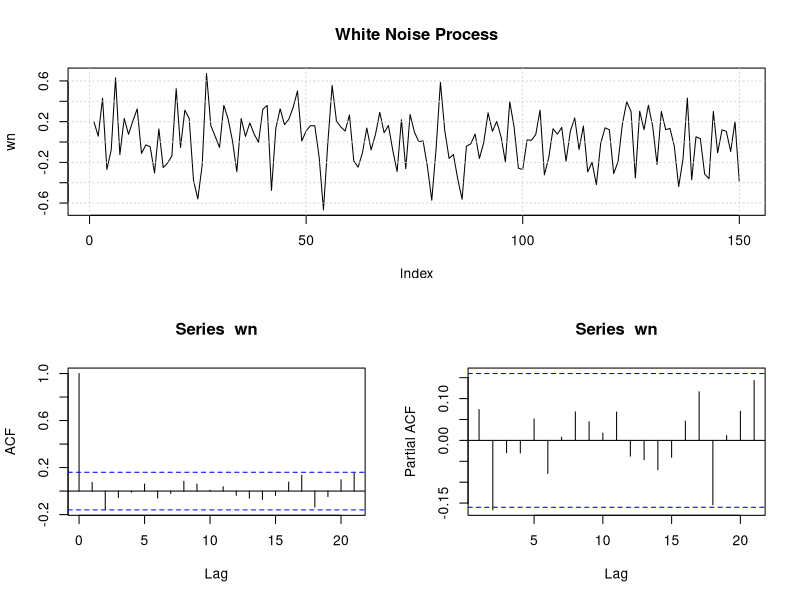
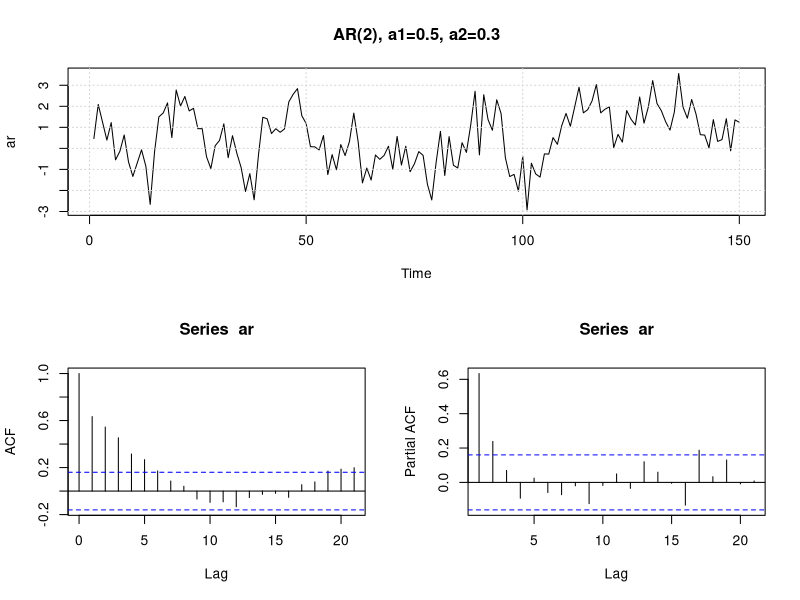
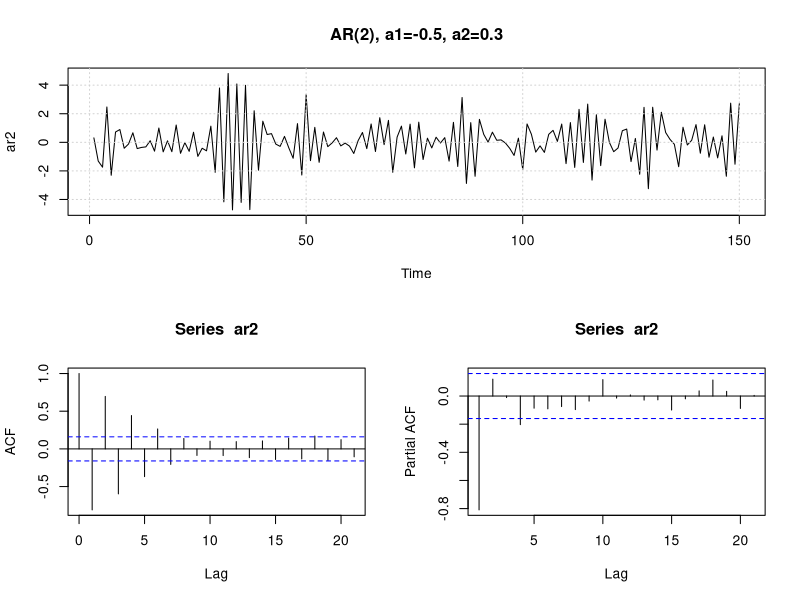
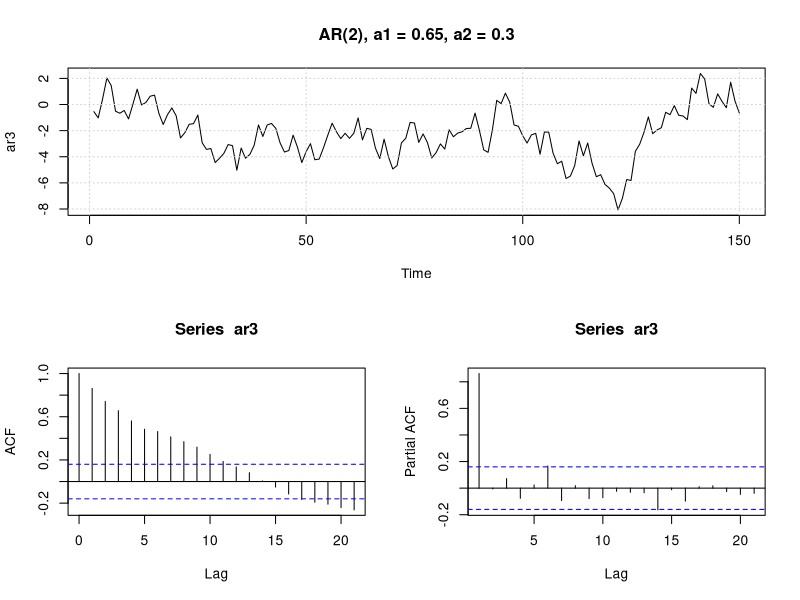
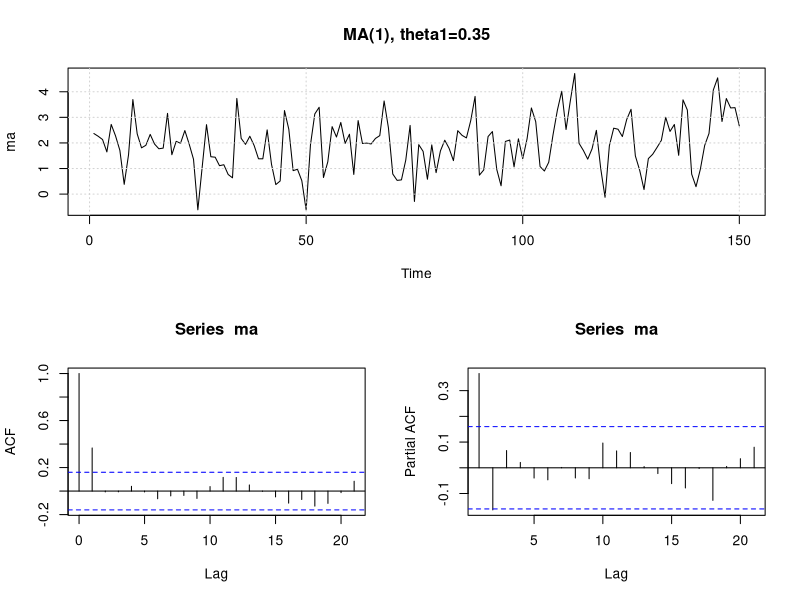
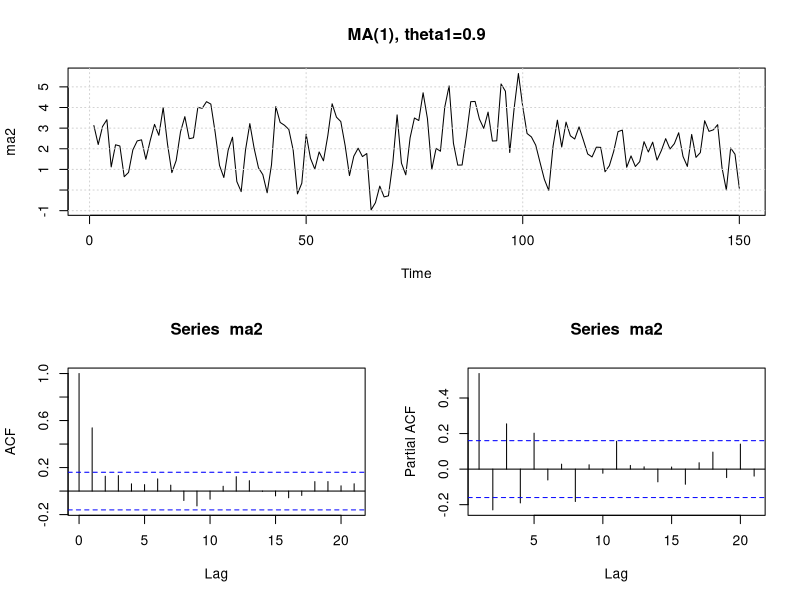
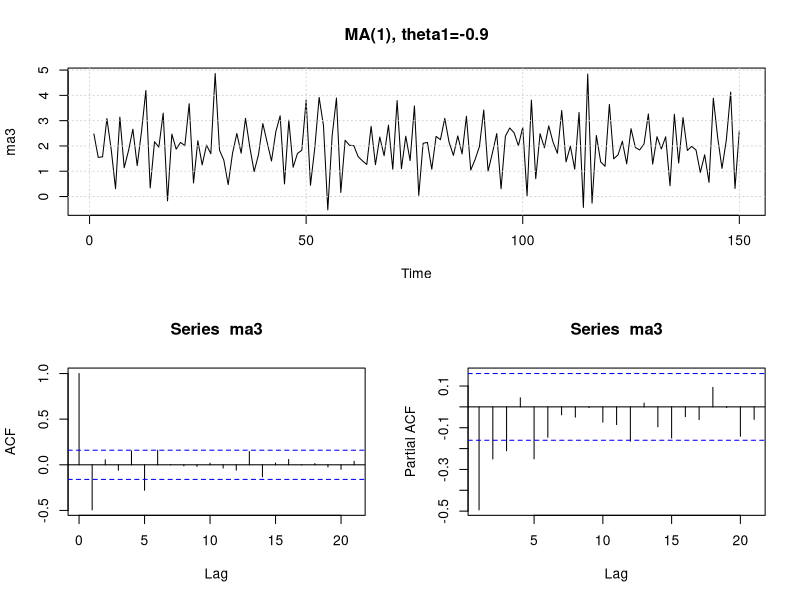
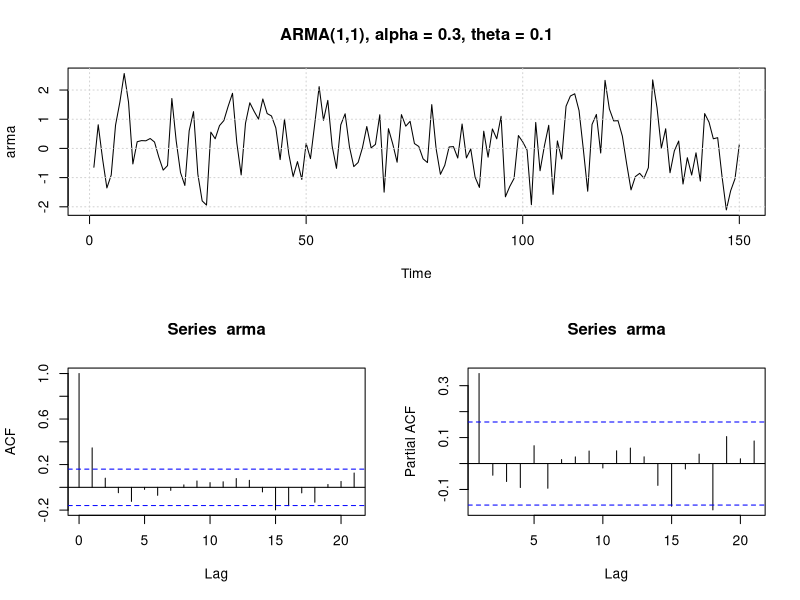

The R source for these figures, in order:
# Tutorial 2: ARMA models
# Simulaions of different stationary time series models and their respective
# Autocorrelation and Partial Autocorrelation Functions.

#define length of simulated series
N <- 150

# (a) White Noise
wn <- rnorm(N, 0, (0.5^2));


# Plot the processes
dev.new()
layout(matrix(c(1, 1, 2, 3), 2, 2, byrow = TRUE))
plot(wn, type = "l")
grid()
title(main = "White Noise Process")
acf(wn)
pacf(wn)

# (b) AR(2)
ar <- arima.sim(list(ar = c(0.5, 0.3)), n = N)
ar2 <- arima.sim(list(ar = c(-0.5, 0.3)), n = N)
ar3 <- arima.sim(list(ar = c(0.65, 0.3)), n = N)

# Plot the processes
dev.new()
layout(matrix(c(1, 1, 2, 3), 2, 2, byrow = TRUE))
plot(ar, main = "AR(2), a1=0.5, a2=0.3")
grid()
acf(ar)
pacf(ar)

dev.new()
layout(matrix(c(1, 1, 2, 3), 2, 2, byrow = TRUE))
plot(ar2, main = "AR(2), a1=-0.5, a2=0.3")
grid()
acf(ar2)
pacf(ar2)

dev.new()
layout(matrix(c(1, 1, 2, 3), 2, 2, byrow = TRUE))
plot(ar3, main = "AR(2), a1 = 0.65, a2 = 0.3")
grid()
acf(ar3)
pacf(ar3)

# (c) MA(1)
ma <- 2 + arima.sim(list(ma = 0.35), n = N)
ma2 <- 2 + arima.sim(list(ma = 0.9), n = N)
ma3 <- 2 + arima.sim(list(ma = -0.9), n = N)

# Plot the processes
dev.new()
layout(matrix(c(1, 1, 2, 3), 2, 2, byrow = TRUE))
plot(ma, main = "MA(1), theta1=0.35")
grid()
acf(ma)
pacf(ma)

dev.new()
layout(matrix(c(1, 1, 2, 3), 2, 2, byrow = TRUE))
plot(ma2, main = "MA(1), theta1=0.9")
grid()
acf(ma2)
pacf(ma2)

dev.new()
layout(matrix(c(1, 1, 2, 3), 2, 2, byrow = TRUE))
plot(ma3, main = "MA(1), theta1=-0.9")
grid()
acf(ma3)
pacf(ma3)

# (d) ARMA(1,1)
arma <- 0.2 + arima.sim(list(ar = 0.3, ma = 0.1), n = N)
arma2 <- 0.2 + arima.sim(list(ar = 0.9, ma = 0.1), n = N)
arma3 <- 0.2 + arima.sim(list(ar = -0.9, ma = 0.1), n = N)

# Plot the processes
dev.new()
layout(matrix(c(1, 1, 2, 3), 2, 2, byrow = TRUE))
plot(arma, main = "ARMA(1,1), alpha = 0.3, theta = 0.1")
grid()
acf(arma)
pacf(arma)

dev.new()
layout(matrix(c(1, 1, 2, 3), 2, 2, byrow = TRUE))
plot(arma2, main="ARMA(1,1), alpha = 0.9, theta = 0.1")
grid()
acf(arma2)
pacf(arma2)

dev.new()
layout(matrix(c(1, 1, 2, 3), 2, 2, byrow = TRUE))
plot(arma3, main = "ARMA(1,1), alpha = -0.9, theta = 0.1")
grid()
acf(arma3)
pacf(arma3)


